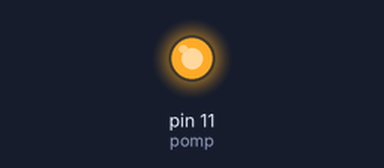
The sketch below on a simulated Arduino Uno, built with avr-gcc and run on an emulated ATmega328P. Shown: output pins drawn as LEDs (lit = HIGH).

Above: at 0.05 s.
Timing chart, 0 to 6.5 s (numbered marks = the images above):
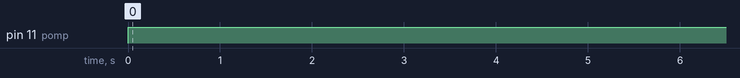

Measured:
- by itself, pin 11 (pomp): LOW → HIGH at 0.00 s

The sketch:

pompTest.ino
```cpp
int pomp = 11;
void setup() {
  pinMode(pomp, OUTPUT);
}

void loop() {
  digitalWrite(pomp, HIGH);
  delay(10000);
  digitalWrite(pomp, LOW);
}
```
